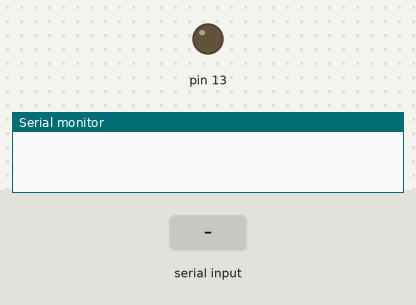
This sketch was run on a simulated Arduino Uno, built with avr-gcc and run on an emulated ATmega328P. Parts: output pins drawn as LEDs (lit = HIGH), the last lines printed to the serial monitor. The inputs (shaded band) are chosen by the test bench.

Above: at 1.2 s.
1.3 s: "<HIGH>" received over Serial
At 3.5 s:
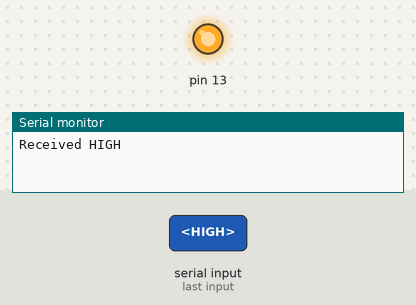
3.8 s: "<LOW>" received over Serial
At 5.6 s:
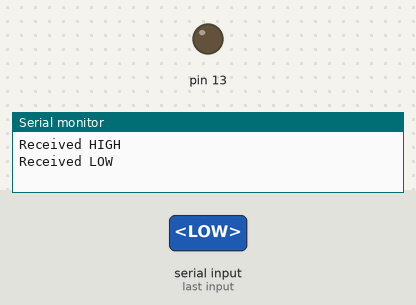
Timing chart, 0 to 7.1 s (numbered marks = the images above; inputs shaded):
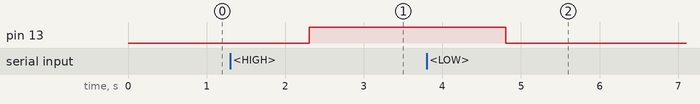

The sketch:

pyserial_Rx_Arduino.ino
```cpp
const int BUFFER_SIZE = 10; // PythonCommand <xx>
char buf[BUFFER_SIZE];

void setup() {
  Serial.begin(9600);
  pinMode(13, OUTPUT);
}

void loop() {
  String motion;
  if (Serial.available() > 0) {
    int rlen = Serial.readBytes(buf, BUFFER_SIZE);
    if (buf[0] == '<') {
      for (int i = 1; i < rlen; i++) {
        if (buf[i] == '>') {
          //Serial.println(motion);
          break;
        }
        else {
          motion += String(buf[i]);
        }
      }
    }
    if (motion == "HIGH") {
      Serial.println("Received HIGH");
      digitalWrite(13, HIGH);
    }
    if (motion == "LOW") {
      Serial.println("Received LOW");
      digitalWrite(13, LOW);
    }
  }
}
```

Measured:
- after the input at 1.3 s, pin 13: LOW → HIGH after 1.0 s
- after the input at 3.8 s, pin 13: HIGH → LOW after 1.0 s
